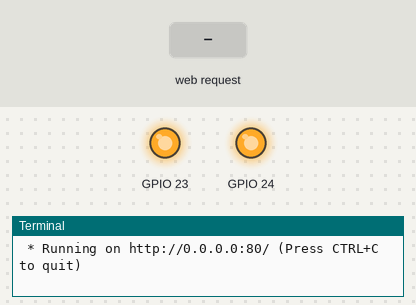
The program below on a simulated Raspberry Pi (BCM pin numbers). Shown: output pins drawn as LEDs (lit = HIGH), the last lines printed to the terminal. The inputs (shaded band) are chosen by the test bench. The clock reads 2024-03-15 10:24:30 at power-on unless the program sets it.

Above: at 1.2 s.
1.3 s: HTTP request for /23/toggle received
At 1.8 s:
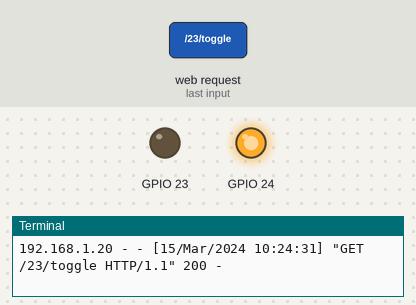
2.8 s: HTTP request for /24/toggle received
At 4.0 s:
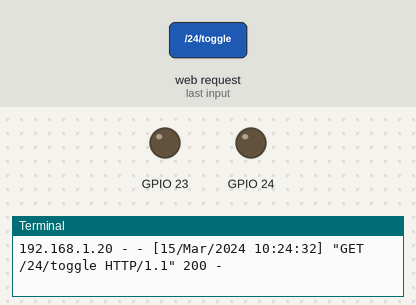
4.3 s: HTTP request for /23/toggle received
At 5.3 s:
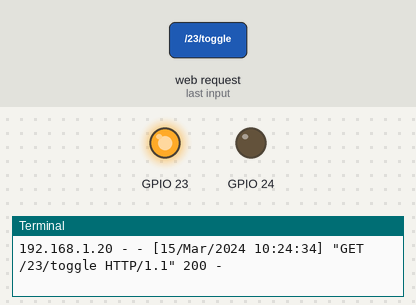
5.8 s: HTTP request for /23/on received
At 6.3 s:
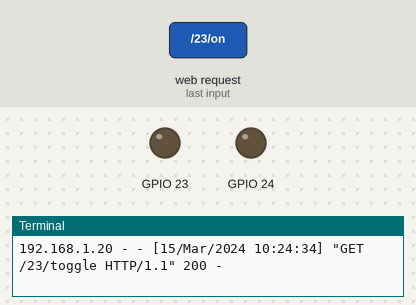
7.3 s: HTTP request for /23/off received
Timing chart, 0 to 13.3 s (numbered marks = the images above; inputs shaded):
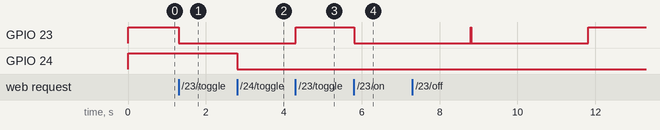

The program:

security.py
```python
import time
import RPi.GPIO as GPIO
from flask import Flask, render_template, request
app = Flask(__name__)

GPIO.setmode(GPIO.BCM)

# Create a dictionary called pins to store the pin number, name, and pin state:
pins = {
   23 : {'name' : 'Alarm-Disarm', 'state' : GPIO.LOW},
   24 : {'name' : 'Alarm-Arm', 'state' : GPIO.LOW}
   }

# Set each pin as an output and make it low:
for pin in pins:
   GPIO.setup(pin, GPIO.OUT)
   GPIO.output(pin, GPIO.HIGH)

@app.route("/")
def main():
   # For each pin, read the pin state and store it in the pins dictionary:
   for pin in pins:
      pins[pin]['state'] = GPIO.input(pin)
   # Put the pin dictionary into the template data dictionary:
   templateData = {
      'pins' : pins
      }
   # Pass the template data into the template main.html and return it to the user
   return render_template('main.html', **templateData)

# The function below is executed when someone requests a URL with the pin number and action in it:
@app.route("/<changePin>/<action>")
def action(changePin, action):
   # Convert the pin from the URL into an integer:
   changePin = int(changePin)
   # Get the device name for the pin being changed:
   deviceName = pins[changePin]['name']
   # If the action part of the URL is "on," execute the code indented below:
   if action == "on":
      # Set the pin high:
      GPIO.output(changePin, GPIO.LOW)
      time.sleep(3)
      GPIO.output(changePin, GPIO.HIGH)
      # Save the status message to be passed into the template:
      message = "Selected " + deviceName
   if action == "off":
      GPIO.output(changePin, GPIO.LOW)
      time.sleep(3)
      GPIO.output(changePin, GPIO.HIGH)
      message = "Selected " + deviceName
   if action == "toggle":
      # Read the pin and set it to whatever it isn't (that is, toggle it):
      GPIO.output(changePin, not GPIO.input(changePin))
      message = "Selected " + deviceName

   # For each pin, read the pin state and store it in the pins dictionary:
   for pin in pins:
      pins[pin]['state'] = GPIO.input(pin)

   # Along with the pin dictionary, put the message into the template data dictionary:
   templateData = {
      'message' : message,
      'pins' : pins
   }

   return render_template('main.html', **templateData)

if __name__ == "__main__":
   app.run(host='0.0.0.0', port=80, debug=True)
```

Measured:
- after the input at 1.3 s, GPIO 23: HIGH → LOW at once
- after the input at 2.8 s, GPIO 24: HIGH → LOW at once
- after the input at 4.3 s, GPIO 23: LOW → HIGH at once
- after the input at 5.8 s, GPIO 23: HIGH → LOW at once
